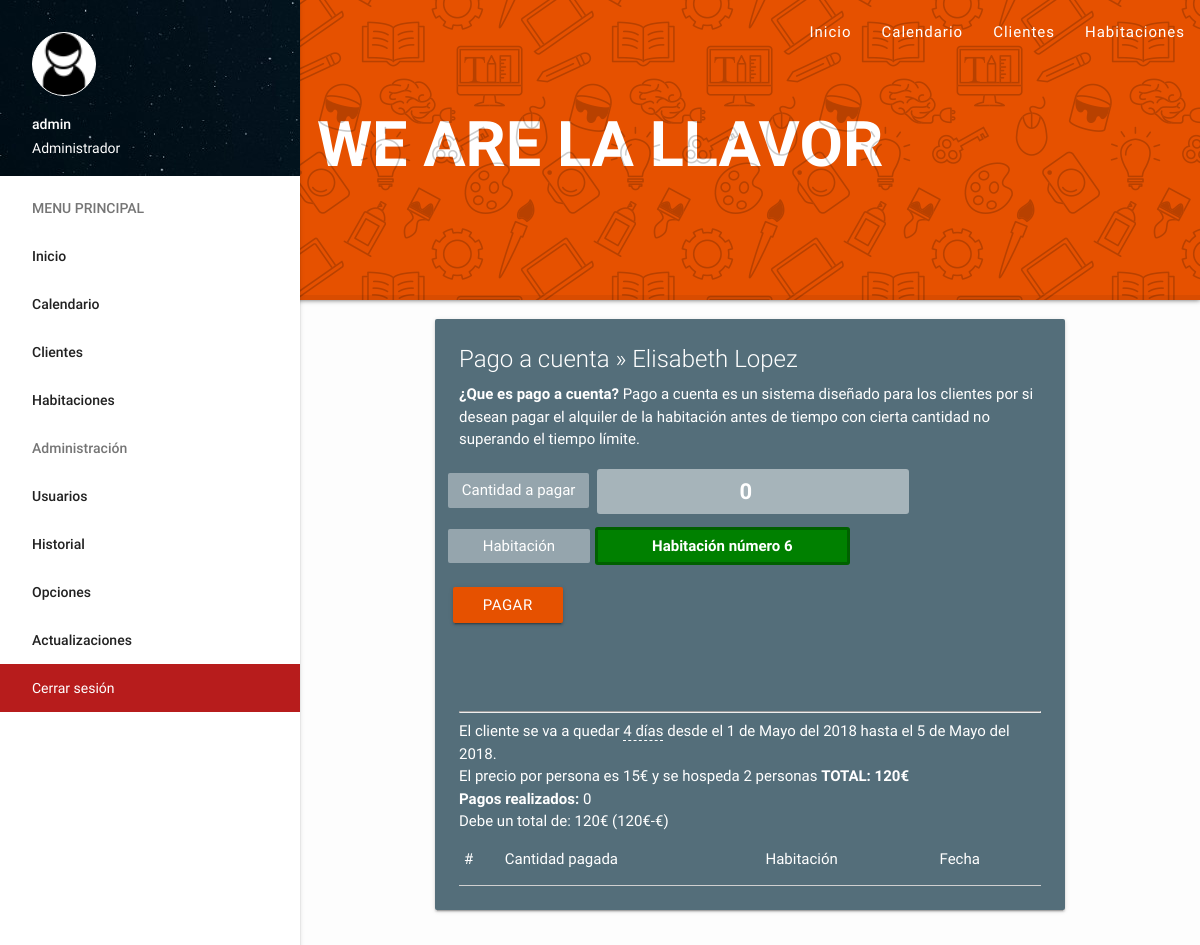
/pagar-a-cuenta.php?id=15 (signed in), run on the app's committed database.
### tables this page shows
CREATE TABLE `cms_settings` (
  `id` int(10) unsigned NOT NULL AUTO_INCREMENT,
  `precio_rooms` varchar(255) DEFAULT NULL,
  `precio_cena` varchar(255) DEFAULT NULL,
  `precio_desayuno` int(11) DEFAULT NULL,
  `site` varchar(255) DEFAULT NULL,
  `sitename` varchar(255) DEFAULT NULL,
  `reformas` enum('1','0') DEFAULT '0',
  PRIMARY KEY (`id`)
);

CREATE TABLE `ranks` (
  `id` int(10) unsigned NOT NULL AUTO_INCREMENT,
  `name` varchar(255) DEFAULT NULL,
  PRIMARY KEY (`id`)
);

CREATE TABLE `clientes` (
  `id` int(10) unsigned NOT NULL AUTO_INCREMENT,
  `nombre` varchar(255) DEFAULT NULL,
  `apellidos` varchar(255) DEFAULT NULL,
  `domicilio_via` enum('Glorieta','Calle','Avenida') DEFAULT NULL,
  `domicilio_direccion` varchar(255) DEFAULT NULL,
  `domicilio_numbloque` varchar(255) DEFAULT NULL,
  `domicilio_escalera` varchar(255) DEFAULT NULL,
  `domicilio_puerta` varchar(255) DEFAULT NULL,
  `domicilio_pais` varchar(255) DEFAULT NULL,
  `domicilio_provincia` varchar(255) DEFAULT NULL,
  `domicilio_ciudad` varchar(255) DEFAULT NULL,
  `domicilio_cp` varchar(255) DEFAULT NULL,
  `telf_fijo` varchar(255) DEFAULT NULL,
  `telf_movil` varchar(255) DEFAULT NULL,
  `dni` varchar(255) DEFAULT NULL,
  `email` varchar(255) DEFAULT NULL,
  `added_client` varchar(255) DEFAULT NULL,
  `procedencia` varchar(255) DEFAULT NULL,
  PRIMARY KEY (`id`)
);

CREATE TABLE `alquiler` (
  `id` int(10) unsigned NOT NULL AUTO_INCREMENT,
  `room` varchar(255) DEFAULT NULL,
  `category` varchar(255) DEFAULT NULL,
  `hora_entrada` varchar(255) DEFAULT NULL,
  `hora_salida` varchar(255) DEFAULT NULL,
  `dia_entrada` varchar(255) DEFAULT NULL,
  `mes_entrada` varchar(255) DEFAULT NULL,
  `ano_entrada` varchar(255) DEFAULT NULL,
  `dia_salida` varchar(255) DEFAULT NULL,
  `mes_salida` varchar(255) DEFAULT NULL,
  `ano_salida` varchar(255) DEFAULT NULL,
  `cliente_id` varchar(11) DEFAULT NULL,
  `num_personas` varchar(255) DEFAULT NULL,
  `num_habitaciones` varchar(255) DEFAULT NULL,
  `desayuno` enum('1','0') DEFAULT '0',
  `cena` enum('1','0') DEFAULT '0',
  `payment` enum('transferencia','efectivo') DEFAULT NULL,
  `date` varchar(255) DEFAULT NULL,
  `price_cena` varchar(255) DEFAULT NULL,
  `price_persona` varchar(255) DEFAULT NULL,
  `price_desayuno` varchar(255) DEFAULT NULL,
  `total_a_pagar` varchar(255) DEFAULT NULL,
  `timestamp_entrada` datetime DEFAULT NULL,
  `timestamp_salida` datetime DEFAULT NULL,
  PRIMARY KEY (`id`)
);

CREATE TABLE `tiempo_meses` (
  `id` int(10) unsigned NOT NULL AUTO_INCREMENT,
  `nombre` varchar(255) DEFAULT NULL,
  PRIMARY KEY (`id`)
);

### inc/core.php (called while the page is built, shortened)
<?php
	$cdn 		=	"assets";
	$rango_administrador = "3";
	$Var = mysql_query("SELECT * FROM cms_settings");
	$settings = mysql_fetch_assoc($Var);
	$site = $settings['site'];
	$sitename = $settings['sitename'];
	if (isset($_SESSION['id'])) {
		$user_sql = mysql_query("SELECT * FROM admins WHERE id='$_SESSION[id]'");
		$user = mysql_fetch_assoc($user_sql);
	} else {
		$user = "-";
	}
	function getMonthPerDay($a){
		$R1 = mysql_query("SELECT * FROM tiempo_meses WHERE id = '{$a}'");
		$R1 = mysql_fetch_assoc($R1);
		return $R1['nombre'];
	}
	function RankName($a){
		$R1 = mysql_query("SELECT * FROM ranks WHERE id = '{$a}'");
		$R1 = mysql_fetch_assoc($R1);
		return $R1['name'];
	}
?>

### pagar-a-cuenta.php (the view, shortened to what this page needs)
<?php
	require 'inc/core.php';
	require 'templates/header.php';
  $Var = mysql_query("SELECT * FROM clientes WHERE id='$_GET[id]'");
  $u = mysql_fetch_assoc($Var);
  $Var = mysql_query("SELECT * FROM alquiler WHERE cliente_id='$_GET[id]' ORDER BY id DESC LIMIT 1");
  $lr = mysql_fetch_assoc($Var);
  $Var = mysql_query("SELECT count(*) count FROM pago_cuenta WHERE cliente_id='$_GET[id]'");
  $count_pagos_a_cuenta = mysql_fetch_assoc($Var);
?>
	<main>
	<div class="container">
      <div class="row">
        <div class="col s12 m12">
          <div class="card blue-grey darken-1">
            <div class="card-content white-text">
              <span class="card-title">Pago a cuenta &#187; <?php echo $u['nombre']; ?> <?php echo $u['apellidos']; ?></span>
              <b>¿Que es pago a cuenta?</b> Pago a cuenta es un sistema diseñado para los clientes por si desean pagar el alquiler de la habitación antes de tiempo con cierta cantidad no superando el tiempo límite.
			  <br>
			  <div class="row">
			   <form method="POST">
			   <br>
			    <table>
				  <tbody>
				    <tr>
					 <td style="float: left;background: #ffffff61;padding: 6px 14px;margin-bottom: 12px;">Cantidad a pagar</td>
					 <td style="float: left;padding: 0px 8px;margin-top: -4px;"><input style="margin: 0;background: #ffffff7a;border-radius: 3px;padding: 0px;border: none;text-align: center;font-weight: bold;font-size: 22px;" type="number" step="any" min="0" value="0" name="cantidad" class="validate" placeholder="Introducir cantidad a pagar" required></td>
					</tr>
					<tr>
					 <td style="float: left;background: #ffffff61;padding: 6px 35px;margin-top: 9px;">Habitación</td>
					 <td style="float: left;"><x style="background: <?php echo $lr['category']; ?>;color: #fff;font-weight: bold;padding: 7px 54px;border: 3px solid #00000040;border-radius: 3px;">Habitación número <?php echo $lr['room']; ?></x></td>
					</tr>
					<tr>
					 <td><button type="submit" name="guardarPagoCuenta" class="btn">Pagar</button></td>
					</tr>
				  </tbody>
				</table>
			   </form>
			  </div>
			  <br><br>
			  <?php $hh_sql = mysql_query("SELECT * FROM alquiler WHERE cliente_id='$u[id]' ORDER BY id DESC LIMIT 1"); while($h = mysql_fetch_assoc($hh_sql)) { ?>
				<?php
				$date1 = new DateTime("". $h[ano_entrada] ."-". $h[mes_entrada] ."-". $h[dia_entrada] ."");
				$date2 = new DateTime("". $h[ano_salida] ."-". $h[mes_salida] ."-". $h[dia_salida] ."");
				$interval = $date1->diff($date2);
				?>
				<hr>
				El cliente se va a quedar <x style="border-bottom: 1px dashed;"><?php echo $interval->days; ?> días</x> desde el <?php echo $h['dia_entrada']; ?> de <?php echo getMonthPerDay($h['mes_entrada']); ?> del <?php echo $h['ano_entrada']; ?> hasta el <?php echo $h['dia_salida']; ?> de <?php echo getMonthPerDay($h['mes_salida']); ?> del <?php echo $h['ano_salida']; ?>.<br>
				El precio por persona es <?php echo $h['price_persona']; ?>€ y se hospeda <?php echo $h['num_personas']; ?> personas <b>TOTAL: <?php echo $h['price_persona']*$h['num_personas']*$interval->days; ?>€</b><br>
				<b>Pagos realizados:</b> <?php echo $count_pagos_a_cuenta['count']; ?><br>
				<?php $total = $h['price_persona']*$h['num_personas']*$interval->days; ?>
				Debe un total de:
				<?php
				$result = mysql_query("SELECT SUM(cantidad) as total FROM pago_cuenta WHERE cliente_id=$u[id]");
				$row = mysql_fetch_array($result, MYSQL_ASSOC);
				echo $total-$row["total"];
				?>€
				(<?php echo $total; ?>€-<?php echo $row["total"]; ?>€)
				<table class="responsive-table bordered">
				  <thead>
					<tr>
					  <td>#</td>
					  <td>Cantidad pagada</td>
					  <td>Habitación</td>
					  <td>Fecha</td>
					</tr>
				  </thead>
				</table>
			  <?php } ?>
            </div>
          </div>
        </div>
      </div>
	</div>
	</main>
	<?php require 'templates/footer.php'; ?>

### templates/header.php (shortened to what this page needs)
<?php
$activePage = basename($_SERVER['PHP_SELF'], ".php");
?>
  <!DOCTYPE html>
  <html>
    <head>
      <link type="text/css" rel="stylesheet" href="<?php echo $site . "/" . $cdn; ?>/css/style.css"  media="screen,projection"/>
      <link type="text/css" rel="stylesheet" href="<?php echo $site . "/" . $cdn; ?>/css/materialize.min.css"  media="screen,projection"/>
      <link type="text/css" rel="stylesheet" href="<?php echo $site . "/" . $cdn; ?>/css/sweetalert.css"/>
    </head>
    <body>
	<div class="nav-background">
	<h1 class="text">We Are <?php echo $sitename; ?></h1>
	</div>
	<div class="nav-background-sub"></div>
	<header>
	  <nav>
		<div class="nav-wrapper">
		  <ul class="right hide-on-med-and-down">
			<li class="<?= ($activePage == 'index') ? 'active':''; ?>"><a href="<?php echo $site; ?>/index.php?dia=<?php echo date('j'); ?>&mes=<?php echo date('m'); ?>&ano=<?php echo date('Y'); ?>">Inicio</a></li>
			<li class="<?= ($activePage == 'calendario') ? 'active':''; ?>"><a href="<?php echo $site; ?>/calendario.php">Calendario</a></li>
			<li class="<?= ($activePage == 'clientes') ? 'active':''; ?>"><a href="<?php echo $site; ?>/clientes.php">Clientes</a></li>
			<li class="<?= ($activePage == 'habitaciones') ? 'active':''; ?><?= ($activePage == 'rooms') ? 'active':''; ?>"><a href="<?php echo $site; ?>/habitaciones.php">Habitaciones</a></li>
		  </ul>
		</div>
	  </nav>
	</header>
    <ul id="slide-out" class="side-nav fixed">
  	  <li>
	  <div class="user-view">
        <div class="background">
          <img src="<?php echo $site . "/" . $cdn; ?>/images/profile_wp.jpg">
        </div>
        <img class="circle" src="<?php echo $site . "/" . $cdn; ?>/images/profile.png" style="background: #fff;border: 1px solid #fff;">
        <span class="white-text name"><?php echo $user['username']; ?></span>
        <span class="white-text email"><?php echo RankName($user['rank']); ?></span>
      </div>
	  </li>
      <li><a class="subheader">MENU PRINCIPAL</a></li>
	  <li class="<?= ($activePage == 'index') ? 'active':''; ?>"><a href="<?php echo $site; ?>/index.php?dia=<?php echo date('j'); ?>&mes=<?php echo date('m'); ?>&ano=<?php echo date('Y'); ?>">Inicio</a></li>
	  <li class="<?= ($activePage == 'calendario') ? 'active':''; ?>"><a href="<?php echo $site; ?>/calendario.php">Calendario</a></li>
	  <li class="<?= ($activePage == 'clientes') ? 'active':''; ?>"><a href="<?php echo $site; ?>/clientes.php">Clientes</a></li>
	  <li class="<?= ($activePage == 'habitaciones') ? 'active':''; ?><?= ($activePage == 'rooms') ? 'active':''; ?>"><a href="<?php echo $site; ?>/habitaciones.php">Habitaciones</a></li>
	  <?php if($user['rank'] == ''. $rango_administrador .'') { ?>
	  <li><a class="subheader">Administración</a></li>
	  <li class="<?= ($activePage == 'users') ? 'active':''; ?>"><a href="<?php echo $site; ?>/users.php">Usuarios</a></li>
	  <li class="<?= ($activePage == 'historial') ? 'active':''; ?>"><a href="<?php echo $site; ?>/historial.php">Historial</a></li>
	  <li class="<?= ($activePage == 'server_options') ? 'active':''; ?>"><a href="<?php echo $site; ?>/server_options.php">Opciones</a></li>
	  <li class="<?= ($activePage == 'updates') ? 'active':''; ?>"><a href="<?php echo $site; ?>/updates.php">Actualizaciones</a></li>
	  <?php } ?>
	  <li style="background: #b71c1c;"><a style="color: #fff;font-weight: 400;" href="<?php echo $site; ?>/logout.php">Cerrar sesión</a></li>
    </ul>
	<br><br><br><br><br><br><br><br><br><br><br>

### assets/css/style.css (style rules this page uses)
body { background: #fdfdfd; }
nav { background: transparent !important; box-shadow: none !important; }
.nav-background { background: #e65100; height: 300px; position: absolute; z-index: -1; width: 100%; box-shadow: 0px 0px 5px rgba(0,0,0,0.63); border-bottom: 5px solid rgba(0, 0, 0, 0.06); }
.nav-background .text { text-align: center; font-weight: 600; color: #fff; opacity: 1; text-transform: uppercase; margin-top: 110px; }
.nav-background-sub { background: url('../images/icon-seamless.png'); height: 300px; position: absolute; z-index: -1; width: 100%; opacity: 0.2; }
nav ul li { letter-spacing: 1px; }
header,main,footer { padding-left: 300px; }

### data on the page
cms_settings: sitename "LA LLAVOR", site (picture), site (placeholder picture)
clientes: nombre "Elisabeth", apellidos "Lopez"
alquiler: room "6", days "4", dia_entrada "1", mes_entrada.nombre "Mayo", ano_entrada "2018", dia_salida "5", mes_salida.nombre "Mayo", ano_salida "2018", price_persona "15", num_personas "2", $h['price_persona']*$h['num_personas']*$interval->days "120", count "0", total "120"

### other printed values
$user['username'] "admin"
RankName($user['rank']) "Administrador"
